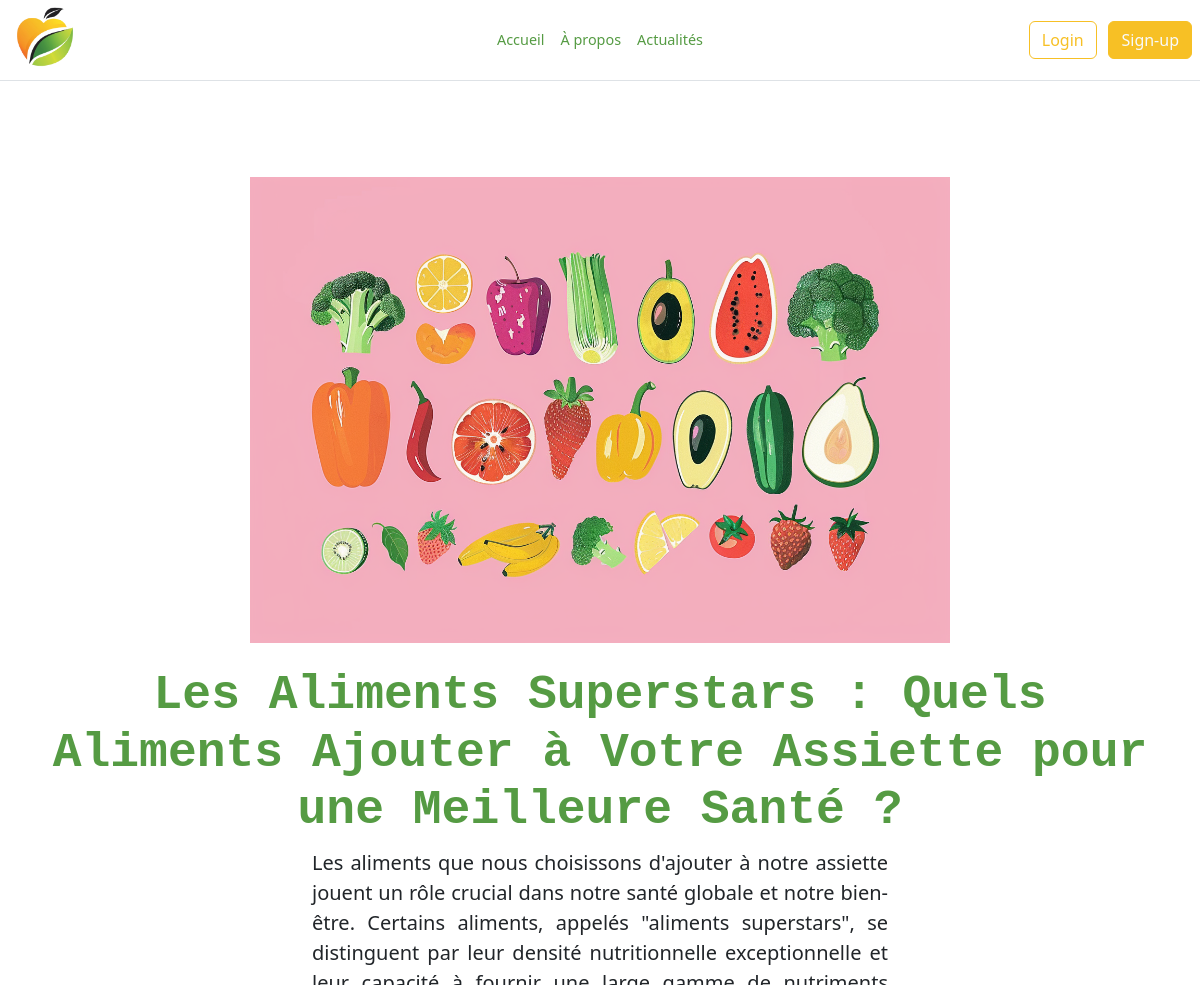
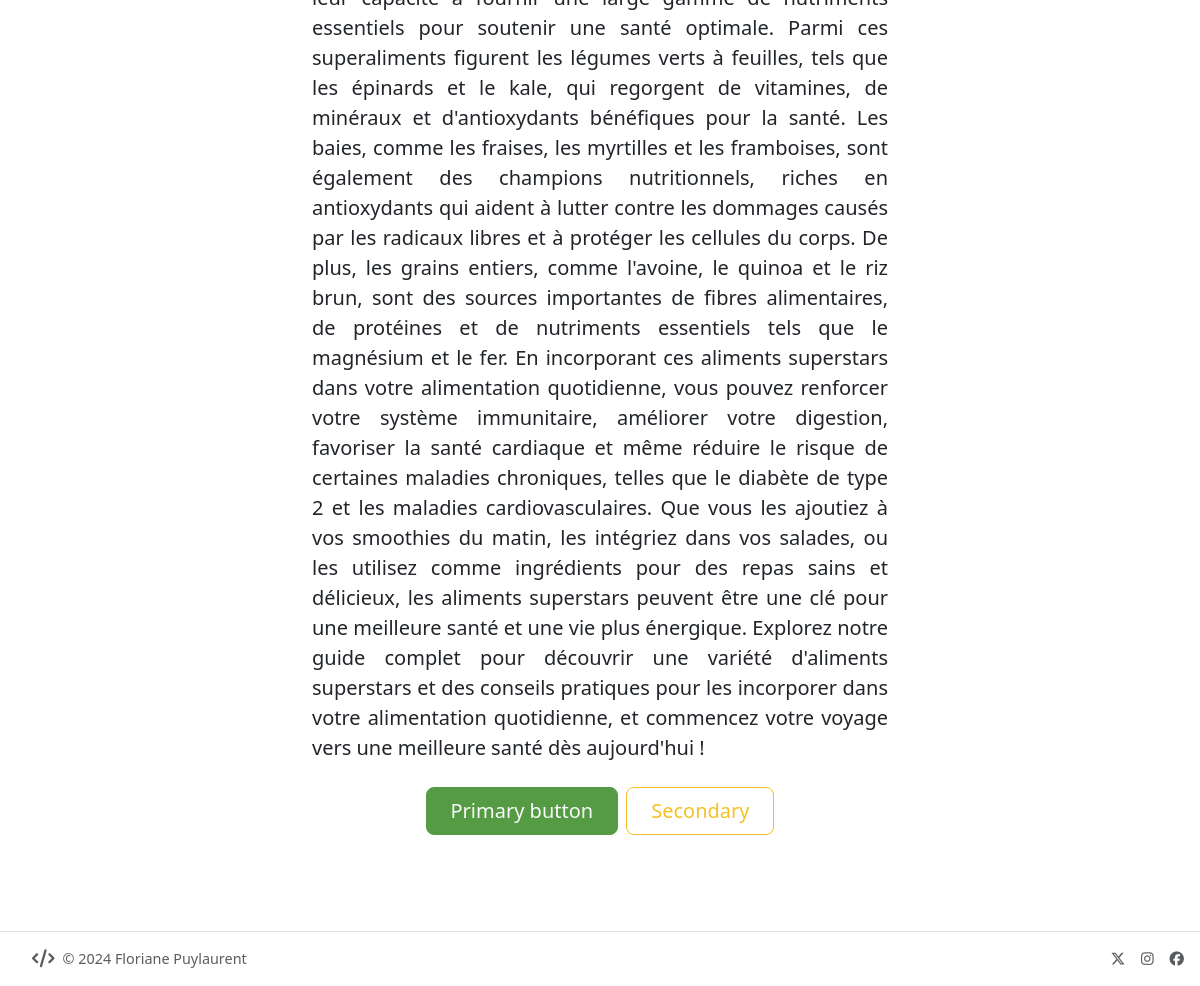
/actualite.php?id=2, run on the app's committed database (2 pictures, top to bottom).
### tables this page shows
CREATE TABLE
    IF NOT EXISTS `articles` (
        `id` int (11) NOT NULL AUTO_INCREMENT,
        `category_id` int (11) NOT NULL,
        `title` varchar(255) NOT NULL,
        `content_long` text NOT NULL,
        `content_short` text NOT NULL,
        `image` varchar(255) DEFAULT NULL,
        PRIMARY KEY (`id`),
        KEY `category_id` (`category_id`),
        FOREIGN KEY (`category_id`) REFERENCES `categories` (`id`)
    );

### app/mainMenu.php (called while the page is built)
<?php
$mainMenu = [
    "index.php"=>[
        "title"=>"Accueil",
        "head_title"=>"Accueil - NutriTrendz",
        "meta_description"=>"Une meta description est un résumé d'une page web qui peut apparaître dans les résultats des moteurs de recherche. Les meta descriptions ..."
    ],
    "a_propos.php"=>[
        "title"=>"À propos",
        "head_title"=>"À Propos - NutriTrendz",
        "meta_description"=>"Une meta description est un résumé d'une page web qui peut apparaître dans les résultats des moteurs de recherche. Les meta descriptions ..."
    ],
    "actualites.php"=>[
        "title"=>"Actualités",
        "head_title"=>"Actualités - NutriTrendz",
        "meta_description"=>"Une meta description est un résumé d'une page web qui peut apparaître dans les résultats des moteurs de recherche. Les meta descriptions ..."
    ],
    "actualite.php"=>[
        "title"=>"Actualité",
        "head_title"=>"Actualité - NutriTrendz",
        "meta_description"=>"Une meta description est un résumé d'une page web qui peut apparaître dans les résultats des moteurs de recherche. Les meta descriptions ...",
        "exclude"=>true
    ]
];

### app/articles.php (called while the page is built, shortened)
<?php
function getArticleById(PDO $pdo, int $id):array|bool
{
  $query= $pdo->prepare("SELECT * FROM articles WHERE id=:id");
  $query->bindValue(":id",$id,PDO::PARAM_INT);
  $query->execute();
  return $query->fetch(PDO::FETCH_ASSOC);
}

### actualite.php (the view, shortened to what this page needs)
<?php
    require_once __DIR__.'/app/pdo.php';
    require_once __DIR__.'/app/mainMenu.php';
    require_once __DIR__.'/templates/header.php';
    require_once __DIR__.'/app/articles.php';
    $errorList =[];
    if (isset($_GET['id'])) {
        $article = getArticleById($pdo, (int)$_GET['id']);
    }else{
        $errorList[]="Oops ! Article Introuvable... :( ";
    }
    if (empty($errorList)) {
?>
<div class="px-4 py-5 my-5 text-center">
    <img class="d-block mx-auto mb-4"
         src="uploads_articles/<?= (empty($article['image'])) ? "default-image.png":$article['image'];?>"
         alt="" width="700" >
    <h1 class="display-5 fw-bold"><?= $article['title']; ?></h1>
    <div class="col-lg-6 mx-auto">
        <p class="lead mb-4 text-justify">
            <?= $article['content_long'];?>
        </p>
        <div class="d-grid gap-2 d-sm-flex justify-content-sm-center">
            <button type="button" class="btn btn-primary text-light btn-lg px-4 gap-3">Primary button</button>
            <button type="button" class="btn btn-outline-warning btn-lg px-4">Secondary</button>
        </div>
    </div>
</div>
<?php
    }else{
        foreach ($errorList as $error){
            echo "<h1 class=\"text-center display-5 fw-bold m-3\">".$error."</h1>";
        }
    }
require_once __DIR__.'/templates/footer.php';
?>

### templates/header.php (shortened to what this page needs)
<?php
    $currentPage = basename($_SERVER['SCRIPT_NAME']);
?>
<!doctype html>
<html lang="fr">
<head>
    <link rel="stylesheet" href="lib/bootstrap/css/bootstrap.min.css">
    <link rel="stylesheet" href="assets/css/override-bootstrap.css">
</head>
<body>
<header class="d-flex flex-wrap align-items-center justify-content-center justify-content-md-between mb-4 px-2
border-bottom">
    <div class="col-md-3 mb-2 mb-md-0">
        <a href="<?= array_key_first($mainMenu)?>" class="d-inline-flex link-body-emphasis text-decoration-none">
            <img class="w-25" src="assets/img/NutriTrendz-logo-removedBG.png" alt="logo du blog">
        </a>
    </div>
    <ul class="nav col-12 col-md-auto mb-2 justify-content-center mb-md-0 nav-pills">
        <?php foreach ($mainMenu as $key=>$pageInfos) {
            if(!array_key_exists('exclude',$pageInfos)){ ?>
                <li><a href="<?= $key;?>" class="nav-link px-2 link-primary
                        <?= ($key === $currentPage) ? 'active text-light' : '' ?>"><?= $pageInfos['title']; ?>
                    </a>
                </li>
            <?php
            }
        } ?>
    </ul>
    <div class="col-md-3 text-end">
        <button type="button" class="btn btn-outline-warning me-2">Login</button>
        <button type="button" class="btn btn-warning text-light">Sign-up</button>
    </div>
</header>

### templates/footer.php (shortened to what this page needs)
<footer class="d-flex flex-wrap justify-content-between align-items-center border-top px-3">
    <div class="col-md-4 m-3 d-flex align-items-center">
        <a href="#" target="_blank" class="mb-3 me-2 mb-md-0 text-body-secondary text-decoration-none lh-1">
        </a>
        <span class="mb-3 mb-md-0 text-body-secondary">© 2024 Floriane Puylaurent</span>
    </div>
    <ul class="nav col-md-4 justify-content-end list-unstyled d-flex">
        <li class="ms-3">
            <a class="text-body-secondary" href="#">
                <i class="fa-brands fa-x-twitter"></i>
            </a>
        </li>
        <li class="ms-3">
            <a class="text-body-secondary" href="#">
                <i class="fa-brands fa-instagram"></i>
            </a>
        </li>
        <li class="ms-3">
            <a class="text-body-secondary" href="#">
                <i class="fa-brands fa-facebook"></i>
            </a>
        </li>
    </ul>
</footer>
</body>
</html>

### data on the page
articles: image (picture), title "Les Aliments Superstars : Quels Aliments Ajouter à Votre Assiette pour une Meilleure Santé ?", content_long "Les aliments que nous choisissons d'ajouter à notre assiette jouent un rôle crucial dans notre santé globale et notre bien-être. Certains aliments, appelés \"aliments superstars\", se distinguent par leur densité nutritionnelle exceptionnelle et leur capacité à fournir une large gamme de nutriments essentiels pour soutenir une santé optimale. Parmi ces superaliments figurent les légumes verts à feuilles, tels que les épinards et le kale, qui regorgent de vitamines, de minéraux et d'antioxydants bénéfiques pour la santé. Les baies, comme les fraises, les myrtilles et les framboises, sont également des champions nutritionnels, riches en antioxydants qui aident à lutter contre les dommages…"

### other printed values
$pageInfos['title'] "Accueil"
$pageInfos['title'] "À propos"
$pageInfos['title'] "Actualités"
